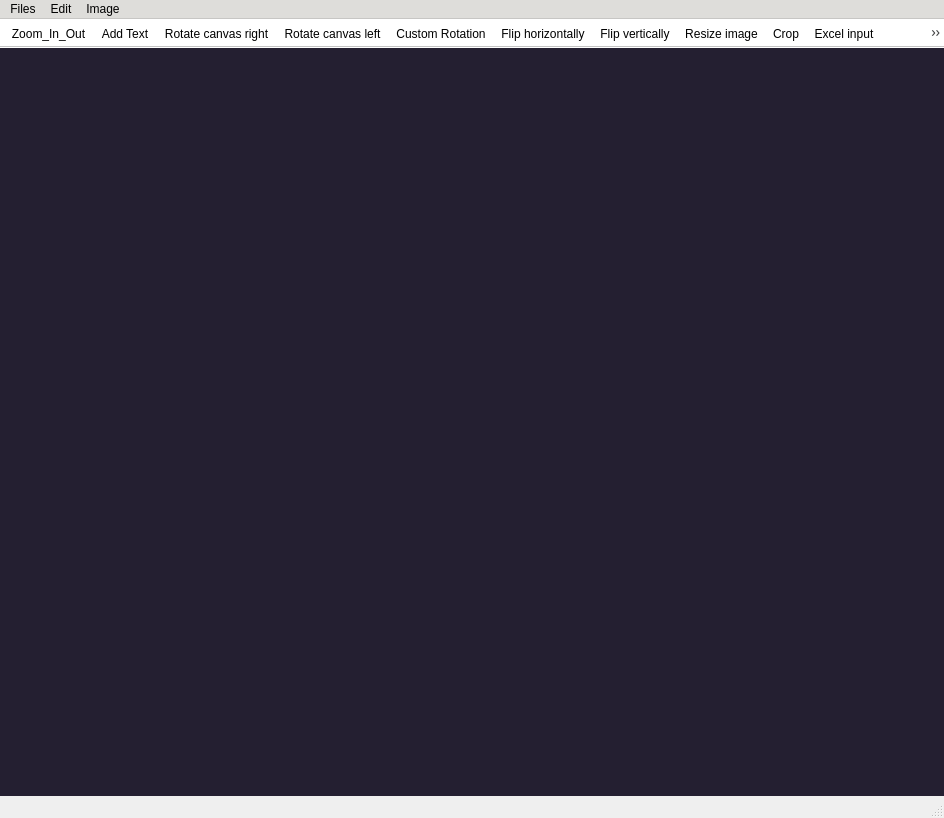
<?xml version="1.0" encoding="UTF-8"?>
<ui version="4.0">
 <class>MainWindow</class>
 <widget class="QMainWindow" name="MainWindow">
  <property name="geometry">
   <rect>
    <x>0</x>
    <y>0</y>
    <width>944</width>
    <height>818</height>
   </rect>
  </property>
  <property name="sizePolicy">
   <sizepolicy hsizetype="Expanding" vsizetype="Fixed">
    <horstretch>0</horstretch>
    <verstretch>0</verstretch>
   </sizepolicy>
  </property>
  <property name="mouseTracking">
   <bool>false</bool>
  </property>
  <property name="windowTitle">
   <string>MainWindow</string>
  </property>
  <property name="styleSheet">
   <string notr="true"/>
  </property>
  <widget class="QWidget" name="CentralWidget">
   <property name="enabled">
    <bool>true</bool>
   </property>
   <property name="mouseTracking">
    <bool>false</bool>
   </property>
   <property name="acceptDrops">
    <bool>false</bool>
   </property>
   <property name="styleSheet">
    <string notr="true">background-color: rgb(36, 31, 49);</string>
   </property>
   <layout class="QVBoxLayout" name="verticalLayout">
    <property name="leftMargin">
     <number>0</number>
    </property>
    <property name="topMargin">
     <number>7</number>
    </property>
    <property name="rightMargin">
     <number>0</number>
    </property>
    <property name="bottomMargin">
     <number>0</number>
    </property>
   </layout>
  </widget>
  <widget class="QStatusBar" name="statusbar"/>
  <widget class="QMenuBar" name="menuBar">
   <property name="geometry">
    <rect>
     <x>0</x>
     <y>0</y>
     <width>944</width>
     <height>22</height>
    </rect>
   </property>
   <property name="palette">
    <palette>
     <active>
      <colorrole role="Base">
       <brush brushstyle="SolidPattern">
        <color alpha="255">
         <red>255</red>
         <green>255</green>
         <blue>255</blue>
        </color>
       </brush>
      </colorrole>
      <colorrole role="Window">
       <brush brushstyle="SolidPattern">
        <color alpha="255">
         <red>222</red>
         <green>221</green>
         <blue>218</blue>
        </color>
       </brush>
      </colorrole>
      <colorrole role="Shadow">
       <brush brushstyle="SolidPattern">
        <color alpha="255">
         <red>222</red>
         <green>221</green>
         <blue>218</blue>
        </color>
       </brush>
      </colorrole>
     </active>
     <inactive>
      <colorrole role="Base">
       <brush brushstyle="SolidPattern">
        <color alpha="255">
         <red>255</red>
         <green>255</green>
         <blue>255</blue>
        </color>
       </brush>
      </colorrole>
      <colorrole role="Window">
       <brush brushstyle="SolidPattern">
        <color alpha="255">
         <red>222</red>
         <green>221</green>
         <blue>218</blue>
        </color>
       </brush>
      </colorrole>
      <colorrole role="Shadow">
       <brush brushstyle="SolidPattern">
        <color alpha="255">
         <red>222</red>
         <green>221</green>
         <blue>218</blue>
        </color>
       </brush>
      </colorrole>
     </inactive>
     <disabled>
      <colorrole role="Base">
       <brush brushstyle="SolidPattern">
        <color alpha="255">
         <red>222</red>
         <green>221</green>
         <blue>218</blue>
        </color>
       </brush>
      </colorrole>
      <colorrole role="Window">
       <brush brushstyle="SolidPattern">
        <color alpha="255">
         <red>222</red>
         <green>221</green>
         <blue>218</blue>
        </color>
       </brush>
      </colorrole>
      <colorrole role="Shadow">
       <brush brushstyle="SolidPattern">
        <color alpha="255">
         <red>222</red>
         <green>221</green>
         <blue>218</blue>
        </color>
       </brush>
      </colorrole>
     </disabled>
    </palette>
   </property>
   <widget class="QMenu" name="menuFiles">
    <property name="title">
     <string>Files</string>
    </property>
    <addaction name="Open_Image"/>
    <addaction name="Open_PDF"/>
    <addaction name="Save_file"/>
    <addaction name="separator"/>
    <addaction name="Save_project"/>
    <addaction name="Load_project"/>
   </widget>
   <widget class="QMenu" name="menuEdit">
    <property name="title">
     <string>Edit</string>
    </property>
    <addaction name="Undo"/>
   </widget>
   <widget class="QMenu" name="menuImage">
    <property name="title">
     <string>Image</string>
    </property>
    <addaction name="Grey_filter"/>
    <addaction name="Brightness_control"/>
   </widget>
   <addaction name="menuFiles"/>
   <addaction name="menuEdit"/>
   <addaction name="menuImage"/>
  </widget>
  <widget class="QToolBar" name="toolBar">
   <property name="palette">
    <palette>
     <active>
      <colorrole role="Base">
       <brush brushstyle="SolidPattern">
        <color alpha="255">
         <red>255</red>
         <green>255</green>
         <blue>255</blue>
        </color>
       </brush>
      </colorrole>
      <colorrole role="Window">
       <brush brushstyle="SolidPattern">
        <color alpha="255">
         <red>255</red>
         <green>255</green>
         <blue>255</blue>
        </color>
       </brush>
      </colorrole>
      <colorrole role="Shadow">
       <brush brushstyle="SolidPattern">
        <color alpha="255">
         <red>255</red>
         <green>255</green>
         <blue>255</blue>
        </color>
       </brush>
      </colorrole>
     </active>
     <inactive>
      <colorrole role="Base">
       <brush brushstyle="SolidPattern">
        <color alpha="255">
         <red>255</red>
         <green>255</green>
         <blue>255</blue>
        </color>
       </brush>
      </colorrole>
      <colorrole role="Window">
       <brush brushstyle="SolidPattern">
        <color alpha="255">
         <red>255</red>
         <green>255</green>
         <blue>255</blue>
        </color>
       </brush>
      </colorrole>
      <colorrole role="Shadow">
       <brush brushstyle="SolidPattern">
        <color alpha="255">
         <red>255</red>
         <green>255</green>
         <blue>255</blue>
        </color>
       </brush>
      </colorrole>
     </inactive>
     <disabled>
      <colorrole role="Base">
       <brush brushstyle="SolidPattern">
        <color alpha="255">
         <red>255</red>
         <green>255</green>
         <blue>255</blue>
        </color>
       </brush>
      </colorrole>
      <colorrole role="Window">
       <brush brushstyle="SolidPattern">
        <color alpha="255">
         <red>255</red>
         <green>255</green>
         <blue>255</blue>
        </color>
       </brush>
      </colorrole>
      <colorrole role="Shadow">
       <brush brushstyle="SolidPattern">
        <color alpha="255">
         <red>255</red>
         <green>255</green>
         <blue>255</blue>
        </color>
       </brush>
      </colorrole>
     </disabled>
    </palette>
   </property>
   <property name="windowTitle">
    <string>toolBar</string>
   </property>
   <property name="movable">
    <bool>false</bool>
   </property>
   <property name="iconSize">
    <size>
     <width>24</width>
     <height>24</height>
    </size>
   </property>
   <property name="floatable">
    <bool>true</bool>
   </property>
   <attribute name="toolBarArea">
    <enum>TopToolBarArea</enum>
   </attribute>
   <attribute name="toolBarBreak">
    <bool>false</bool>
   </attribute>
   <addaction name="Zoom_In_Out"/>
   <addaction name="Add_Text"/>
   <addaction name="Rotate_right"/>
   <addaction name="Rotate_left"/>
   <addaction name="Custom_rotation"/>
   <addaction name="Flip_horizontally"/>
   <addaction name="Flip_vertically"/>
   <addaction name="Resize_image"/>
   <addaction name="Crop"/>
   <addaction name="Excel_input"/>
   <addaction name="Impose_image"/>
   <addaction name="Print"/>
  </widget>
  <action name="actionOpen_image">
   <property name="text">
    <string>Open image</string>
   </property>
  </action>
  <action name="actionOpen_PDF">
   <property name="text">
    <string>Open PDF</string>
   </property>
  </action>
  <action name="Open_Image">
   <property name="text">
    <string>Open image</string>
   </property>
  </action>
  <action name="Open_PDF">
   <property name="text">
    <string>Open PDF</string>
   </property>
  </action>
  <action name="Undo">
   <property name="text">
    <string>Undo</string>
   </property>
  </action>
  <action name="Save_file">
   <property name="text">
    <string>Save image</string>
   </property>
  </action>
  <action name="Save_One_Pdf">
   <property name="text">
    <string>Save single PDF</string>
   </property>
  </action>
  <action name="Print">
   <property name="icon">
    <iconset resource="../icons/new.qrc">
     <normaloff>:/icons/icons8-print-80.png</normaloff>:/icons/icons8-print-80.png</iconset>
   </property>
   <property name="text">
    <string>File to print</string>
   </property>
  </action>
  <action name="Add_Text">
   <property name="checkable">
    <bool>true</bool>
   </property>
   <property name="icon">
    <iconset resource="../icons/new.qrc">
     <normaloff>:/icons/icons8-text-box-80.png</normaloff>:/icons/icons8-text-box-80.png</iconset>
   </property>
   <property name="text">
    <string>Add Text</string>
   </property>
  </action>
  <action name="Zoom_In">
   <property name="checkable">
    <bool>true</bool>
   </property>
   <property name="icon">
    <iconset>
     <normaloff>:/icons/zoom_in.png</normaloff>:/icons/zoom_in.png</iconset>
   </property>
   <property name="text">
    <string>Zoom_In</string>
   </property>
  </action>
  <action name="Zoom_Out">
   <property name="checkable">
    <bool>true</bool>
   </property>
   <property name="icon">
    <iconset>
     <normaloff>:/icons/zoom_out.png</normaloff>:/icons/zoom_out.png</iconset>
   </property>
   <property name="text">
    <string>Zoom_Out</string>
   </property>
  </action>
  <action name="Zoom_In_Out">
   <property name="checkable">
    <bool>true</bool>
   </property>
   <property name="icon">
    <iconset resource="../icons/new.qrc">
     <normaloff>:/icons/icons8-zoom-in-80.png</normaloff>:/icons/icons8-zoom-in-80.png</iconset>
   </property>
   <property name="text">
    <string>Zoom_In_Out</string>
   </property>
  </action>
  <action name="Edit_font">
   <property name="enabled">
    <bool>false</bool>
   </property>
   <property name="text">
    <string>Edit font</string>
   </property>
  </action>
  <action name="Rotate_right">
   <property name="icon">
    <iconset resource="../icons/new.qrc">
     <normaloff>:/icons/icons8-rotate-right-80.png</normaloff>:/icons/icons8-rotate-right-80.png</iconset>
   </property>
   <property name="text">
    <string>Rotate canvas right</string>
   </property>
  </action>
  <action name="Rotate_left">
   <property name="icon">
    <iconset resource="../icons/new.qrc">
     <normaloff>:/icons/icons8-rotate-left-80.png</normaloff>:/icons/icons8-rotate-left-80.png</iconset>
   </property>
   <property name="text">
    <string>Rotate canvas left</string>
   </property>
  </action>
  <action name="Flip_horizontally">
   <property name="icon">
    <iconset resource="../icons/new.qrc">
     <normaloff>:/icons/icons8-flip-horizontal-80.png</normaloff>:/icons/icons8-flip-horizontal-80.png</iconset>
   </property>
   <property name="text">
    <string>Flip horizontally</string>
   </property>
  </action>
  <action name="Flip_vertically">
   <property name="icon">
    <iconset resource="../icons/new.qrc">
     <normaloff>:/icons/icons8-flip-vertical-80.png</normaloff>:/icons/icons8-flip-vertical-80.png</iconset>
   </property>
   <property name="text">
    <string>Flip vertically</string>
   </property>
  </action>
  <action name="Save_project">
   <property name="text">
    <string>Save project</string>
   </property>
  </action>
  <action name="Load_project">
   <property name="text">
    <string>Load project</string>
   </property>
  </action>
  <action name="Grey_filter">
   <property name="text">
    <string>Grey filter</string>
   </property>
  </action>
  <action name="Add_blur">
   <property name="text">
    <string>Add blur</string>
   </property>
  </action>
  <action name="Brightness_control">
   <property name="text">
    <string>Color and blur</string>
   </property>
  </action>
  <action name="Custom_rotation">
   <property name="checkable">
    <bool>true</bool>
   </property>
   <property name="icon">
    <iconset resource="../icons/new.qrc">
     <normaloff>:/newPrefix/icons8-circled-notch-80.png</normaloff>:/newPrefix/icons8-circled-notch-80.png</iconset>
   </property>
   <property name="text">
    <string>Custom Rotation</string>
   </property>
  </action>
  <action name="Excel_input">
   <property name="checkable">
    <bool>true</bool>
   </property>
   <property name="icon">
    <iconset resource="../icons/new.qrc">
     <normaloff>:/newPrefix/icons8-select-all-80.png</normaloff>:/newPrefix/icons8-select-all-80.png</iconset>
   </property>
   <property name="text">
    <string>Excel input</string>
   </property>
  </action>
  <action name="Impose_image">
   <property name="checkable">
    <bool>true</bool>
   </property>
   <property name="icon">
    <iconset resource="../icons/new.qrc">
     <normaloff>:/newPrefix/icons8-xlarge-icons-80.png</normaloff>:/newPrefix/icons8-xlarge-icons-80.png</iconset>
   </property>
   <property name="text">
    <string>Impose image</string>
   </property>
  </action>
  <action name="actionResize_canvas">
   <property name="text">
    <string>Resize image</string>
   </property>
  </action>
  <action name="Resize_image">
   <property name="checkable">
    <bool>true</bool>
   </property>
   <property name="icon">
    <iconset resource="../icons/new.qrc">
     <normaloff>:/icons/icons8-resize-40.png</normaloff>:/icons/icons8-resize-40.png</iconset>
   </property>
   <property name="text">
    <string>Resize image</string>
   </property>
  </action>
  <action name="Crop">
   <property name="checkable">
    <bool>true</bool>
   </property>
   <property name="icon">
    <iconset resource="../icons/new.qrc">
     <normaloff>:/newPrefix/icons8-crop-80.png</normaloff>:/newPrefix/icons8-crop-80.png</iconset>
   </property>
   <property name="text">
    <string>Crop</string>
   </property>
  </action>
 </widget>
 <resources>
  <include location="../icons/new.qrc"/>
 </resources>
 <connections/>
</ui>
